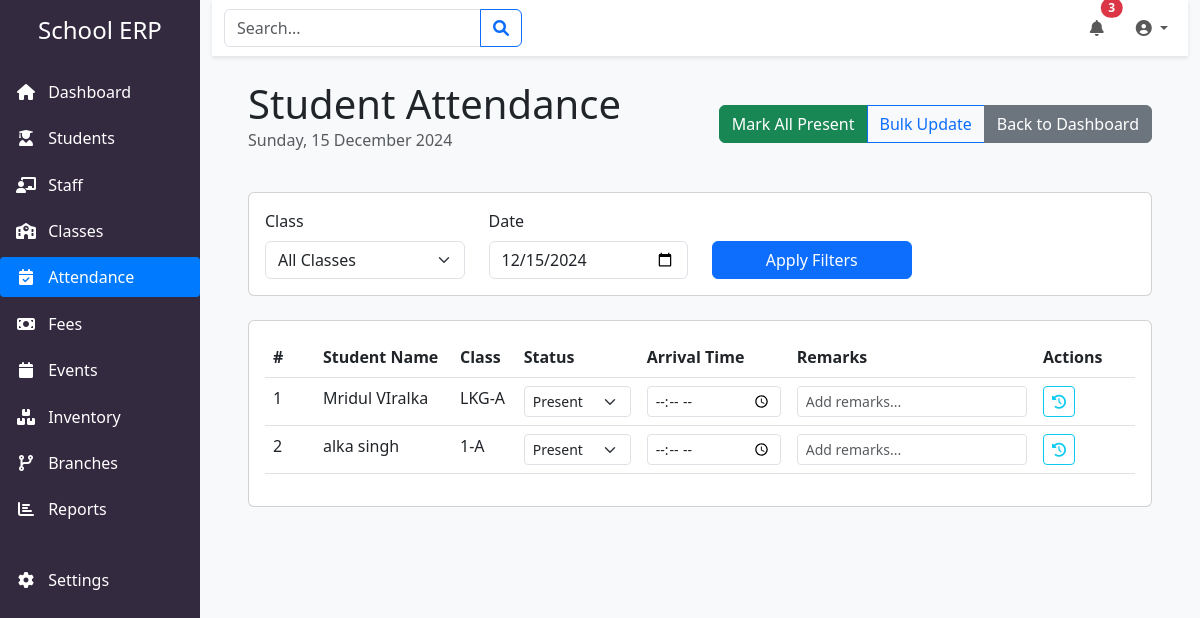
The page /attendance/students on the database its author committed.
### app/models/models.py (models this page shows, shortened)
class TimestampMixin:
    created_at = db.Column(db.DateTime, default=datetime.utcnow)
    updated_at = db.Column(db.DateTime, default=datetime.utcnow, onupdate=datetime.utcnow)

class Student(db.Model, TimestampMixin):
    __tablename__ = 'student'
    id = db.Column(db.Integer, primary_key=True)
    first_name = db.Column(db.String(50), nullable=False)
    middle_name = db.Column(db.String(50))
    last_name = db.Column(db.String(50), nullable=False)
    date_of_birth = db.Column(db.Date, nullable=False)
    blood_group = db.Column(db.String(5))
    aadhaar_number = db.Column(db.String(12), unique=True)
    class_id = db.Column(db.Integer, db.ForeignKey('class.id'), nullable=False)
    branch_id = db.Column(db.Integer, db.ForeignKey('branch.id'), nullable=False)
    transport_route_id = db.Column(db.Integer, db.ForeignKey('transport_route.id'))
    joining_date = db.Column(db.Date, nullable=False)
    is_active = db.Column(db.Boolean, default=True)
    parents = db.relationship('Parent', secondary='student_parent', back_populates='students')
    documents = db.relationship(
       'Document',
        primaryjoin="and_(Student.id == foreign(Document.entity_id), "
                    "Document.entity_type == 'STUDENT')",
        backref=db.backref('student', uselist=False),
        viewonly=True
    )
    attendance = db.relationship(
        'Attendance',
        primaryjoin="and_(Student.id == foreign(Attendance.entity_id), "
                    "Attendance.entity_type == 'STUDENT')",
        backref=db.backref('student', uselist=False),
        viewonly=True
    )
    fees = db.relationship(
        'FeeTransaction',
        primaryjoin="and_(Student.id == foreign(FeeTransaction.entity_id), "
                    "FeeTransaction.entity_type == 'STUDENT')",
        backref=db.backref('student', uselist=False),
        viewonly=True
    )
    academic_records = db.relationship('AcademicRecord', backref='student', lazy=True)
    @property
    def full_name(self):
        if self.middle_name:
            return f"{self.first_name} {self.middle_name} {self.last_name}"
        return f"{self.first_name} {self.last_name}"
    password_hash = db.Column(db.String(255))
    last_login = db.Column(db.DateTime)

class Class(db.Model):
    __tablename__ = 'class'
    id = db.Column(db.Integer, primary_key=True)
    name = db.Column(db.String(50), nullable=False)
    section = db.Column(db.String(10), nullable=False)
    academic_year = db.Column(db.Integer, nullable=False)
    primary_teacher_id = db.Column(db.Integer, db.ForeignKey('staff.id'))
    capacity = db.Column(db.Integer, default=30)
    is_active = db.Column(db.Boolean, default=True)
    students = db.relationship('Student', backref='class_group', lazy=True)
    primary_teacher = db.relationship('Staff', backref='primary_class', foreign_keys=[primary_teacher_id])
    subjects = db.relationship('Subject', backref='class_group', lazy=True)
    __table_args__ = (
        db.UniqueConstraint('name', 'section', 'academic_year', name='unique_class_section'),
    )

### app/routes/attendance.py (the view)
@bp.route('/students')
def student_attendance():
    class_id = request.args.get('class_id', type=int)
    date_str = request.args.get('date', type=str)
    try:
        selected_date = datetime.strptime(date_str, '%Y-%m-%d').date() if date_str else date.today()
    except ValueError:
        selected_date = date.today()
    students = Student.query.filter_by(is_active=True)
    if class_id:
        students = students.filter_by(class_id=class_id)
    students = students.all()
    attendance_records = {
        record.entity_id: record for record in Attendance.query.filter(
            Attendance.entity_type == 'STUDENT',
            Attendance.date == selected_date
        ).all()
    }
    classes = Class.query.filter_by(is_active=True).all()
    return render_template('attendance/student_list.html',
                         students=students,
                         classes=classes,
                         selected_class=class_id,
                         selected_date=selected_date,
                         attendance_records=attendance_records)

### app/templates/attendance/student_list.html (shortened to what this page needs)
{% extends "base.html" %}
{% block content %}
<div class="container-fluid">
    <div class="d-flex justify-content-between align-items-center mb-4">
        <div>
            <h1 class="mb-0">Student Attendance</h1>
            <p class="text-muted">{{ selected_date.strftime('%A, %d %B %Y') }}</p>
        </div>
        <div class="btn-group">
            <button type="button" class="btn btn-success" onclick="markAllPresent()">
                Mark All Present
            </button>
            <button type="button" class="btn btn-outline-primary" data-bs-toggle="modal" data-bs-target="#bulkAttendanceModal">
                Bulk Update
            </button>
            <a href="{{ url_for('attendance.dashboard') }}" class="btn btn-secondary">
                Back to Dashboard
            </a>
        </div>
    </div>
    <div class="card mb-4">
        <div class="card-body">
            <form method="get" class="row align-items-end">
                <div class="col-md-3">
                    <label class="form-label">Class</label>
                    <select name="class_id" class="form-select">
                        <option value="">All Classes</option>
                    </select>
                </div>
                <div class="col-md-3">
                    <label class="form-label">Date</label>
                    <input type="date" name="date" class="form-control"
                           value="{{ selected_date.strftime('%Y-%m-%d') }}">
                </div>
                <div class="col-md-3">
                    <button type="submit" class="btn btn-primary w-100">
                        Apply Filters
                    </button>
                </div>
            </form>
        </div>
    </div>
    <div class="card">
        <div class="card-body">
            {% if students %}
            <form id="attendanceForm" method="post" action="{{ url_for('attendance.mark_student_attendance') }}">
                <div class="table-responsive">
                    <table class="table table-hover">
                        <thead>
                            <tr>
                                <th style="width: 50px;">#</th>
                                <th>Student Name</th>
                                <th>Class</th>
                                <th>Status</th>
                                <th style="width: 150px;">Arrival Time</th>
                                <th>Remarks</th>
                                <th style="width: 100px;">Actions</th>
                            </tr>
                        </thead>
                        <tbody>
                            {% for student in students %}
                            {% set attendance = attendance_records.get(student.id) %}
                            <tr class="{% if attendance and attendance.arrival_time and attendance.arrival_time > attendance.expected_arrival_time %}table-warning{% endif %}">
                                <td>{{ loop.index }}</td>
                                <td>
                                    <div>{{ student.full_name }}</div>
                                </td>
                                <td>{{ student.class_group.name }}-{{ student.class_group.section }}</td>
                                <td>
                                    <select name="status_{{ student.id }}" class="form-select form-select-sm"
                                            onchange="updateAttendance({{ student.id }})">
                                        <option value="PRESENT" {% if attendance and attendance.status == 'PRESENT' %}selected{% endif %}>
                                            Present
                                        </option>
                                    </select>
                                </td>
                                <td>
                                    <input type="time" name="arrival_{{ student.id }}" class="form-control form-control-sm"
                                           value="{{ attendance.arrival_time.strftime('%H:%M') if attendance and attendance.arrival_time else '' }}"
                                           onchange="updateAttendance({{ student.id }})">
                                </td>
                                <td>
                                    <input type="text" name="remarks_{{ student.id }}" class="form-control form-control-sm"
                                           value="{{ attendance.remarks if attendance else '' }}"
                                           placeholder="Add remarks..."
                                           onchange="updateAttendance({{ student.id }})">
                                </td>
                                <td>
                                    <div class="btn-group btn-group-sm">
                                        <a href="{{ url_for('attendance.student_history', student_id=student.id) }}"
                                           class="btn btn-outline-info" title="View History">
                                            <i class="fas fa-history"></i>
                                        </a>
                                    </div>
                                </td>
                            </tr>
                            {% endfor %}
                        </tbody>
                    </table>
                </div>
            </form>
            {% else %}
            <div class="text-center py-4">
                <h4 class="text-muted">No students found</h4>
                <p>Try adjusting your filters or select a different date.</p>
            </div>
            {% endif %}
        </div>
    </div>
</div>
{% endblock %}

### app/templates/base.html (style rules this page uses)
:root { --sidebar-bg: #342a40; --sidebar-hover: rgba(255,255,255,0.1); --active-link: #007bff; --content-bg: #f8f9fa; }

### rows shown on the page
Student: full_name "Mridul VIralka", class_group.name "LKG", class_group.section "A", id "Present"
Student: full_name "alka singh", class_group.name "1", class_group.section "A", id "Present"

### other values the page prints
{{ selected_date.strftime('%A, %d %B %Y') }} "Sunday, 15 December 2024"
